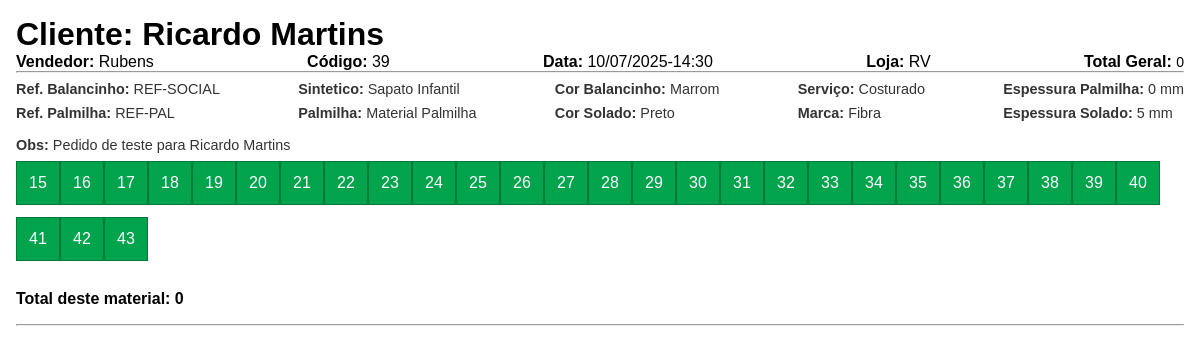
/imprimir/39/ (signed in), run on the app's committed database.
### pedidos/models.py (models this page shows, shortened)
class Pedido(models.Model):
    STATUS_CHOICES = [
        ('Pendente', 'Pendente'),
        ('Em Produção', 'Em Produção'),
        ('Pedido Finalizado', 'Pedido Finalizado'),
        ('Cliente em Espera', 'Cliente em Espera'),
        ('Cancelado', 'Cancelado'),
        ('Pedido Pronto', 'Pedido Pronto'),
        ('Reposição Pendente', 'Reposição Pendente')
    ]
    cliente = models.CharField(max_length=255)
    vendedor = models.ForeignKey(Vendedor, on_delete=models.CASCADE)
    data = models.DateTimeField(auto_now_add=True)  # Data do pedido
    data_finalizado = models.DateTimeField(null=True, blank=True, verbose_name="Data de Finalização/Cancellation")
    status_balancinho = models.CharField(
        max_length=30,
        choices=[
            ('Pendente', 'Pendente'),
            ('Em Produção', 'Em Produção'),
            ('Pedido Finalizado', 'Pedido Finalizado'),
            ('Cancelado', 'Cancelado'),
        ],
        default='Pendente'
    )
    status_solado = models.CharField(
        max_length=30,
        choices=[
            ('Pendente', 'Pendente'),
            ('Em Produção', 'Em Produção'),
            ('Pedido Finalizado', 'Pedido Finalizado'),
            ('Cancelado', 'Cancelado'),
        ],
        default='Pendente'
    )
    cancelado = models.TextField(blank=True, null=True, verbose_name="Motivo do Cancelamento")
    gerente_cancelamento = models.ForeignKey(
        User,
        on_delete=models.SET_NULL,
        null=True,
        blank=True,
        related_name='pedidos_cancelados',
        verbose_name="Gerente que Autorizou o Cancelamento"
    )

class PedidoItem(models.Model):
    pedido = models.ForeignKey(Pedido, on_delete=models.CASCADE, related_name='itens')
    produto = models.ForeignKey(Produto, on_delete=models.CASCADE)
    quantidade = models.IntegerField()
    tamanho = models.IntegerField(null=True, blank=True)  # Pode ser utilizado para o grid de tamanhos
    ref_balancinho = models.CharField(max_length=50, null=True, blank=True)
    mat_balancinho = models.CharField(max_length=50, null=True, blank=True)
    ref_palmilha = models.CharField(max_length=50, null=True, blank=True)
    mat_palmilha = models.CharField(max_length=50, null=True, blank=True)
    espessura = models.CharField(max_length=20, null=True, blank=True, verbose_name="Espessura Solado (mm)")
    cor_palmilha = models.CharField(max_length=50, null=True, blank=True, verbose_name="Cor da Palmilha")
    tipo_servico = models.CharField(max_length=50, default='nenhum')
    cor = models.CharField(max_length=50, null=True, blank=True)
    MARCA_CHOICES = [
        ('Fibra', 'Fibra'),
        ('Seltex', 'Seltex')
    ]
    marca = models.CharField(max_length=50, choices=MARCA_CHOICES, default='Fibra')
    obs = models.TextField(max_length=90, null=True, blank=True)

### vendedor/models.py (models this page shows, shortened)
class Vendedor(models.Model):
    nome = models.CharField(max_length=100)
    loja = models.CharField(max_length=100)
    codigo = models.CharField(max_length=20, unique=True)

### produto/models.py (models this page shows, shortened)
class Produto(models.Model):
    nome = models.CharField(max_length=100)
    codigo = models.CharField(max_length=50, unique=True)
    subpalmilha = models.BooleanField(default=False, null=True, blank=True)

### pedidos/views.py (the view)
# urls.py: path('imprimir/<int:pedido_id>/', views.imprimir_pedido, name='imprimir_pedido'),
@login_required
def imprimir_pedido(request, pedido_id):
    pedido = get_object_or_404(Pedido, id=pedido_id)
    tamanhos = range(15, 44)
    return render(request, 'pedidos/imprimir.html', {
        'pedido': pedido,
        'tamanhos': tamanhos
    })

### templates/pedidos/imprimir.html (shortened to what this page needs)
{% load static %}
{% block extra_css %}
<link rel="stylesheet" href="{% static 'css/imprimir.css' %}">
{% endblock extra_css %}
{% block content %}
<div class="pedido-imprimir">
  <h1>Cliente: {{ pedido.cliente }}</h1>
  <div class="detalhes-pedido">
    <p><strong>Vendedor:</strong> {{ pedido.vendedor.nome }}</p>
    <p><strong>Código:</strong> {{ pedido.id }}</p>
    <p><strong>Data:</strong> {{ pedido.data|date:"d/m/Y-H:i" }}</p>
    <p><strong>Loja:</strong> {{ pedido.vendedor.loja }}</p>
    <p><strong>Total Geral:</strong> <span id="total-geral">0</span></p>
  </div>
  <hr>
  {% regroup pedido.itens.all by produto as itens_por_produto %}
  {% for grupo in itens_por_produto %}
    <div class="pedido-item">
      <div class="produto-cabecalho">
        <span class="item-nome">
          <div>
            <p><strong>Ref. Balancinho:</strong> {{ grupo.list.0.ref_balancinho|default:"" }}</p>
            <p><strong>Ref. Palmilha:</strong> {{ grupo.list.0.ref_palmilha|default:"" }}</p>
          </div>
          <div>
            <p><strong>Sintetico:</strong> {{ grupo.list.0.produto.nome|default:"" }}</p>
            <p><strong>Palmilha:</strong> {{ grupo.list.0.mat_palmilha|default:"" }}</p>
          </div>
          <div>
            <p><strong>Cor Balancinho:</strong> {{ grupo.list.0.cor|default:"" }}</p>
            <p><strong>Cor Solado:</strong> {{ grupo.list.0.cor_palmilha|default:"" }}</p>
          </div>
          <div>
            <p><strong>Serviço:</strong> {{ grupo.list.0.tipo_servico|default:"Nenhum" }}</p>
            <p><strong>Marca:</strong> {{ grupo.list.0.marca|default:"" }}</p>
          </div>
          <div>
            <p><strong>Espessura Palmilha:</strong> {{ grupo.list.0.tam_palmilha|default:"0" }} mm</p>
            <p><strong>Espessura Solado:</strong> {{ grupo.list.0.espessura|default:"0" }} mm</p>
          </div>
        </span>
        <span class="item-nome">
          {% if grupo.list.0.obs %}
            <p><strong>Obs:</strong> {{ grupo.list.0.obs }}</p>
          {% endif %}
        </span>
      </div>
      <div class="container containerQuadradinhos">
        {% for tamanho in tamanhos %}
          <div class="botao-container">
            <button class="botao">{{ tamanho }}</button>
          </div>
        {% endfor %}
      </div>
    </div>
    <hr>
  {% endfor %}
</div>
{% endblock content %}

### static/css/imprimir.css (style rules this page uses)
* { margin: 0; padding: 0; box-sizing: border-box; font-family: var(--font-family); }
.detalhes-pedido { display: flex; flex-direction: row; justify-content: space-between; }
.item-nome { justify-content: space-between; display: flex; flex-wrap: wrap; gap: 1rem; width: 100%; box-sizing: border-box; }
.item-nome > div { display: flex; flex-direction: column; gap: 0.5rem; }
.item-nome p { margin: 0; font-size: 0.9rem; color: #333; }
.produto-cabecalho { width: 100%; display: flex; flex-wrap: wrap; gap: 1rem; box-sizing: border-box; margin-top: 0.5em; margin-bottom: 0.5rem; }
.pedido-item { width: 100%; box-sizing: border-box; margin-bottom: 1rem; }
.pedido-imprimir { width: 100%; box-sizing: border-box; padding: 1em; }
.containerQuadradinhos { display: flex; flex-wrap: wrap; margin-top: 0.5rem; }
.containerQuadradinhos button { width: 44px; height: 44px; background-color: var(--secondary-color); color: white; border-color: #017a39; font-size: 1rem; cursor: pointer; transition: background-color 0.3s ease, transform 0.2s ease; }
span { font-size: 14px; }
.container { display: flex; flex-wrap: wrap; justify-content: flex-start; margin-bottom: 1em; }
.botao-container { text-align: center; display: flex; flex-direction: column; align-items: center; gap: 0.5em; }
.botao , .adicionarPedido, .removerPedido, .adicionarInfantil { width: 49px; height: 49px; background-color: #4CAF50; color: white; border: none; cursor: pointer; font-size: 18px; }
.botao { border: 1px solid #0a7b17; }
.containerQuadradinhos { display: flex; flex-wrap: wrap; }
.botao-container { text-align: center; display: flex; flex-direction: column; align-items: center; }
.botao { width: 40px; height: 40px; background-color: #f0f0f0; border: 1px solid #ccc; font-size: 0.9em; cursor: default; }

### data on the page
Pedido: cliente "Ricardo Martins", vendedor.nome "Rubens", id "39", data "10/07/2025-14:30", vendedor.loja "RV"
Produto: list.0.ref_balancinho "REF-SOCIAL", list.0.ref_palmilha "REF-PAL", list.0.produto.nome "Sapato Infantil", list.0.mat_palmilha "Material Palmilha", list.0.cor "Marrom", list.0.cor_palmilha "Preto", list.0.tipo_servico "Costurado", list.0.marca "Fibra", list.0.tam_palmilha "0", list.0.espessura "5", list.0.obs "Pedido de teste para Ricardo Martins", tamanhos "15" "16" "17" "18" "19" "20" "21" "22" "23" "24" "25" "26" "27" "28" "29" "30" "31" "32" "33" "34" "35" "36" "37" "38" "39" "40" "41" "42" "43"
